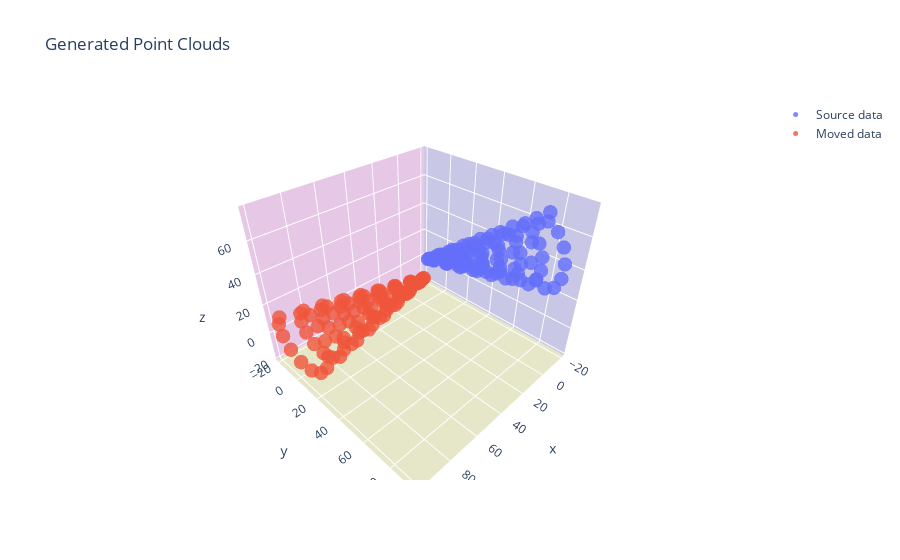

The code cell stored with this chart in its notebook:
### Code cell
shift =  np.array([[-2], [2], [15]])
Xangle = pi/7
Yangle = pi/4
Zangle = pi/2
angle =  np.array([Xangle, Yangle, Zangle])
movedData, sourceData = generateSpiral(100, angle, shift)
plotData(sourceData, movedData, "Source data", "Moved data")
